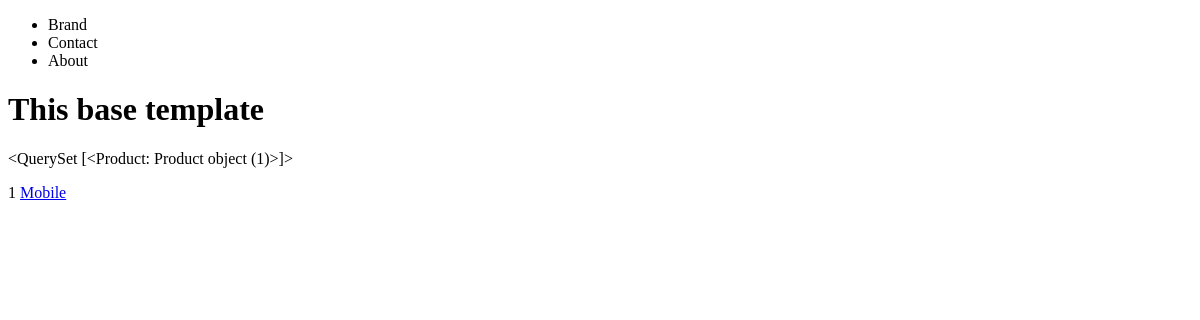
The app's page /products/plist/, older data.
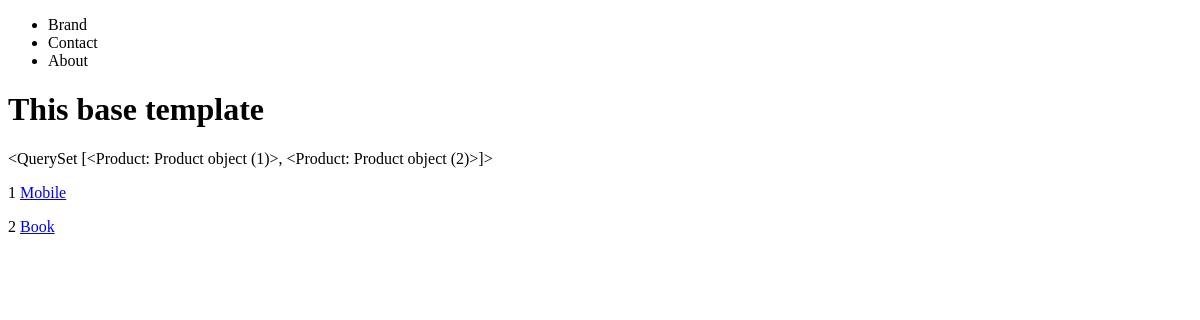
The same page, newer data.
### products/models.py (models this page shows)
class Product(models.Model):
    Title = models.CharField(max_length=120)
    Price = models.DecimalField(default=0.00,decimal_places=2,max_digits=65)
    Description = models.TextField(blank=True,null=True)
    Summary = models.TextField(default='Nada')
    Soldout = models.BooleanField()
    def get_absolute_url(self):
        return reverse("products:dynamic_pview",kwargs={'my_id': self.id})

### products/views.py (the view)
# urls.py: path('plist/',product_list_link)
def product_list_link(request):
  queryset = Product.objects.all()
  print(request)
  context = {
    'object_list' : queryset
  }
  return render(request,'product_list_link.html',context)

### products/templates/product_list_link.html
{% extends "base.html" %}
{% block content %}
{{object_list}}
{% for ins in object_list %}
    <p>{{forloop.counter}} <a href="{{ins.get_absolute_url}}">  {{ins.Title}}</a> </p>
{% endfor %}
{% endblock content %}

Row changes from the older to the newer data that the page shows:
computed for Product "Mobile": id "<QuerySet [<Product: Product object (1)>]>" → "<QuerySet [<Product: Product object (1)>, <Product: Product object (2)>]>"
added Product: Title "Book"
